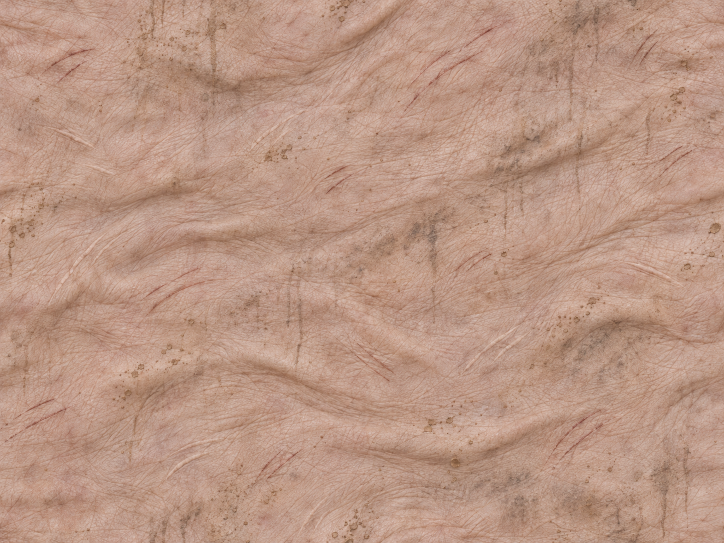
#> input picture assets-src/eye/drinker/hide-broad-take1.png, 1448 x 1086 px, found by its file name (shown at 1/2 size)
$ python build_folds.py
#> lines starting #> are read from the running program, lines starting #| are printed output that depends on the picture; long printed decimals are rounded
# The broad sheet of a drinker's hide: loose folds, scars, dirt, at about 2.2 m across the sheet. The generated picture is made to repeat
# (each edge is faded into the picture's own middle, shifted by half) and saved as a JPEG: the relief is read from its own tone in the shader.
# Run from the repo root: /home/user/pyenv/bin/python assets-src/eye/drinker/build_folds.py   (numpy, pillow)
import numpy as np
from PIL import Image

src = Image.open('assets-src/eye/drinker/hide-broad-take1.png').convert('RGB')
#> src is the input picture: PIL image 1448x1086 RGB; mean R, G, B 186.5, 150.4, 132.5
a = np.asarray(src).astype(np.float32) / 255.0
h, w, _ = a.shape
#> h = 1086; w = 1448
shifted = np.roll(np.roll(a, h // 2, axis=0), w // 2, axis=1)
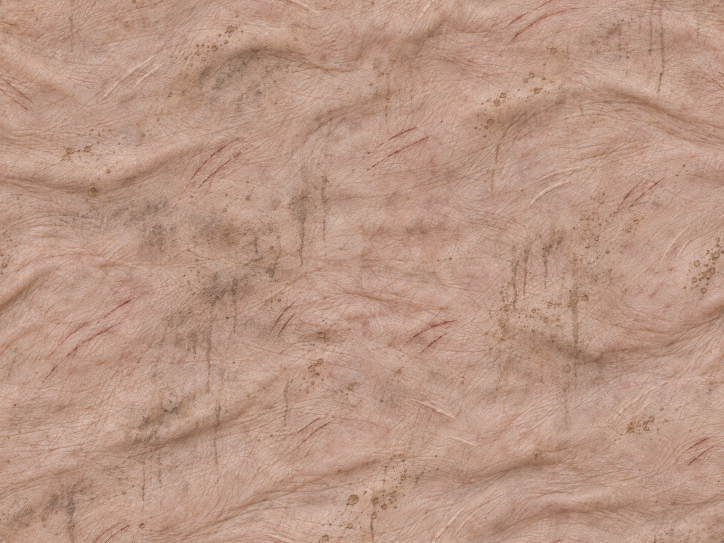
#> shifted: shape (1086, 1448, 3) float32 (shown at 1/2 size); mean R, G, B 0.73, 0.589, 0.519
def ramp(n):
#> called with n = 1086
    t = np.abs(np.linspace(-1, 1, n))
    t = np.clip((1 - t) / 0.3, 0, 1)
    return t * t * (3 - 2 * t)
mask = np.minimum(ramp(h)[:, None], ramp(w)[None, :])[..., None]
out = mask * a + (1 - mask) * shifted
lin = np.where(out <= 0.04045, out / 12.92, ((out + 0.055) / 1.055) ** 2.4)
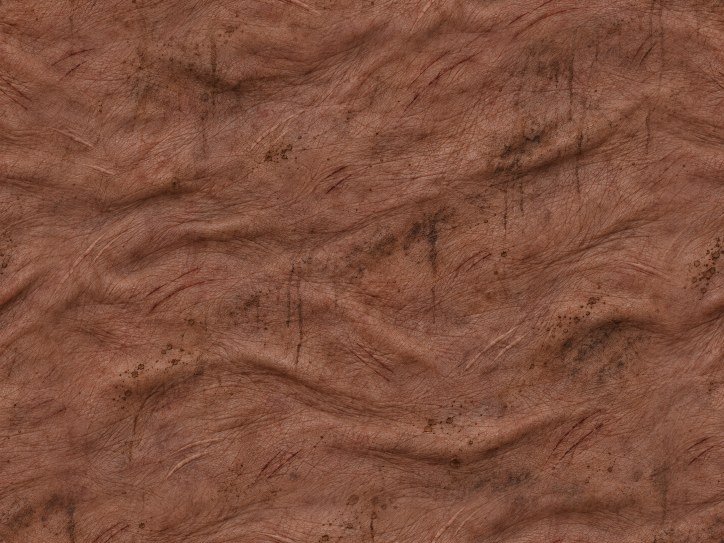
#> lin: shape (1086, 1448, 3) float64 (shown at 1/2 size); mean R, G, B 0.498, 0.312, 0.238
print('mean, linear:', [round(float(x), 4) for x in lin.reshape(-1, 3).mean(axis=0)])
#| mean, linear: [0.4982, 0.3117, 0.2376]
Image.fromarray((np.clip(out, 0, 1) * 255 + 0.5).astype(np.uint8)).save('public/assets/eye/drinker/folds.jpg', quality=90)

# The slope of the folds, baked: the sheet's tone taken as height (pale stands proud, dark lies in), smoothed, its broad drift (the dirt) taken
# off, and its slope along the sheet's two axes written to red and green, 0.5 for level. The shader reads the slope and never takes one across
# the screen.
from scipy.ndimage import gaussian_filter
luma = lin @ np.array([0.3, 0.5, 0.2], dtype=np.float32)
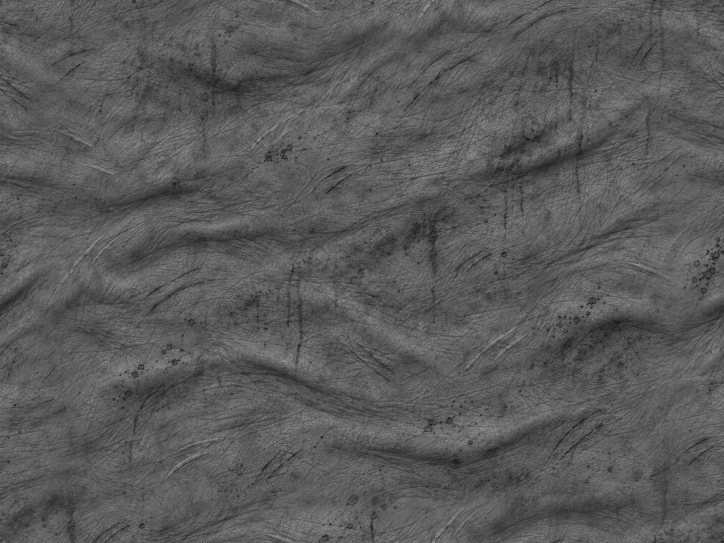
#> luma: shape (1086, 1448) float64 (shown at 1/2 size); min 0.0646, max 0.646, mean 0.353
form = luma / luma.mean()
small = np.asarray(Image.fromarray(form).resize((724, 543), Image.LANCZOS))
relief = gaussian_filter(small, 1.6, mode='wrap') - 0.7 * gaussian_filter(small, 24, mode='wrap')
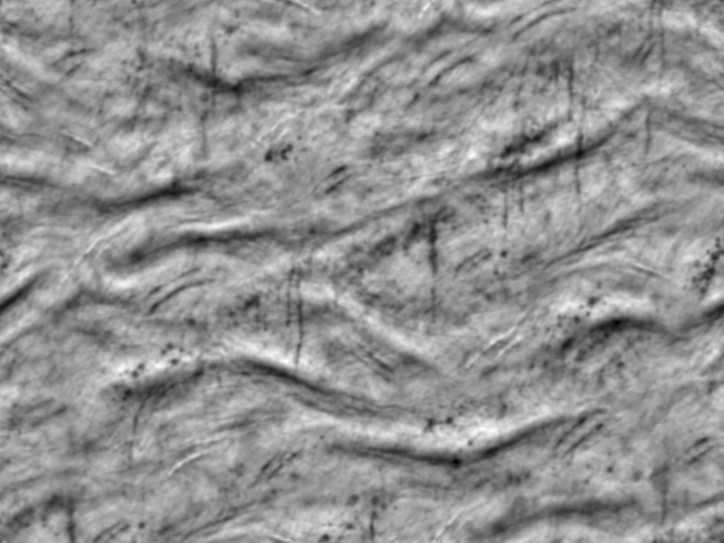
#> relief: shape (543, 724) float32; min -0.218, max 0.69, mean 0.3; drawn with min black and max white
gx = (np.roll(relief, -1, axis=1) - np.roll(relief, 1, axis=1)) / 2
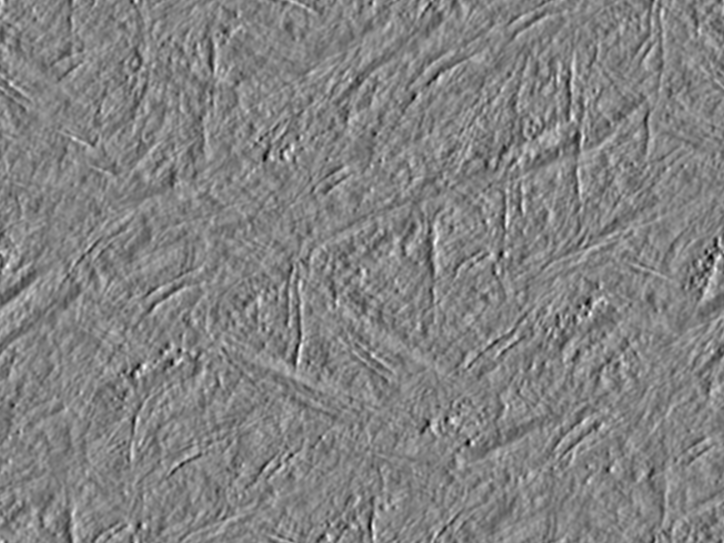
#> gx: shape (543, 724) float32; min -0.105, max 0.1, mean -3.03e-13; drawn with min black and max white
gy = (np.roll(relief, -1, axis=0) - np.roll(relief, 1, axis=0)) / 2
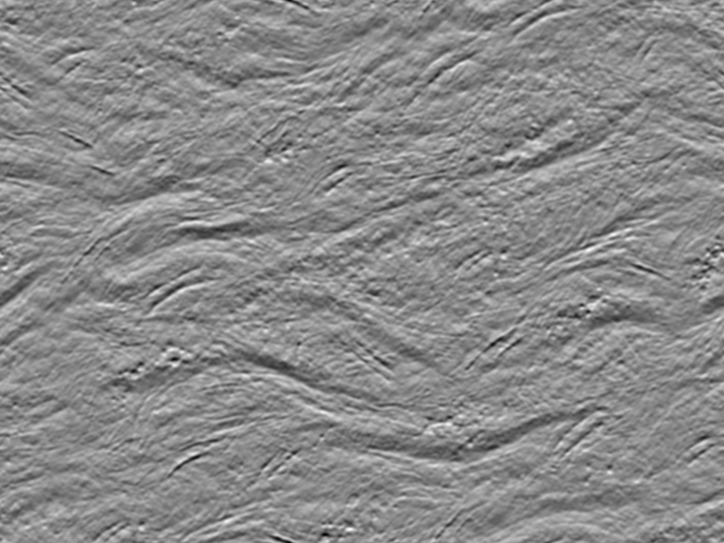
#> gy: shape (543, 724) float32; min -0.125, max 0.107, mean 7.28e-12; drawn with min black and max white
K = 6.0
print('slope a texel: 99th', float(np.percentile(np.abs(gx), 99)), float(np.percentile(np.abs(gy), 99)), 'clipped', float((np.abs(gx) * K > 0.5).mean()))
#| slope a texel: 99th 0.04968 0.05922 clipped 0.0003307
rg = np.stack([0.5 + K * gx, 0.5 + K * gy, np.full_like(gx, 0.5)], axis=-1)
Image.fromarray((np.clip(rg, 0, 1) * 255 + 0.5).astype(np.uint8)).save('public/assets/eye/drinker/folds-n.png', optimize=True)
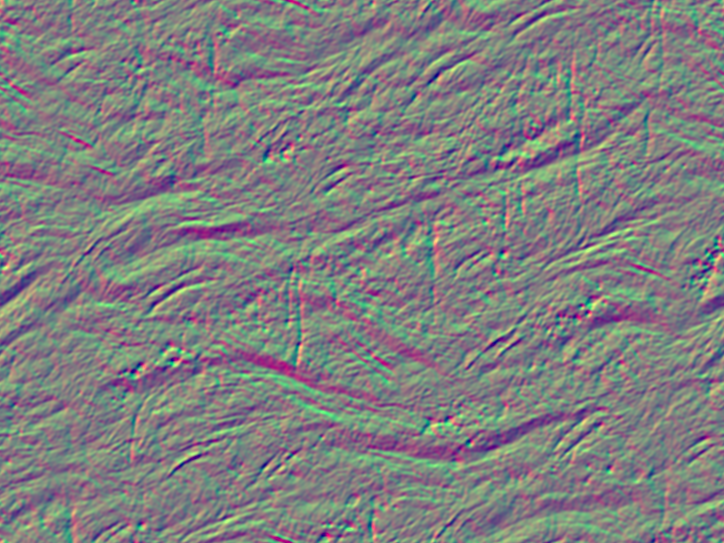
#> saved as folds-n.png: PIL image 724x543 RGB; mean R, G, B 127.5, 127.5, 128

$ run again, with assets-src/eye/drinker/hide-take1.png copied over assets-src/eye/drinker/hide-broad-take1.png
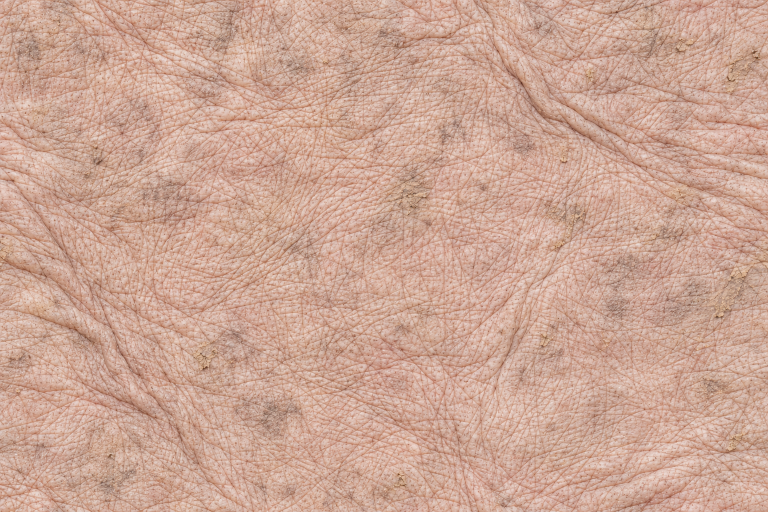
#> input picture assets-src/eye/drinker/hide-take1.png, 1536 x 1024 px, found by its file name (shown at 1/2 size)
#> src is the input picture: PIL image 1536x1024 RGB; mean R, G, B 204.3, 166.2, 149.6
#| mean, linear: [0.61, 0.3888, 0.3109]
#> `gy = (np.roll(relief, -1, axis=0) - np.roll(relief, 1, axis=0)) / 2`:
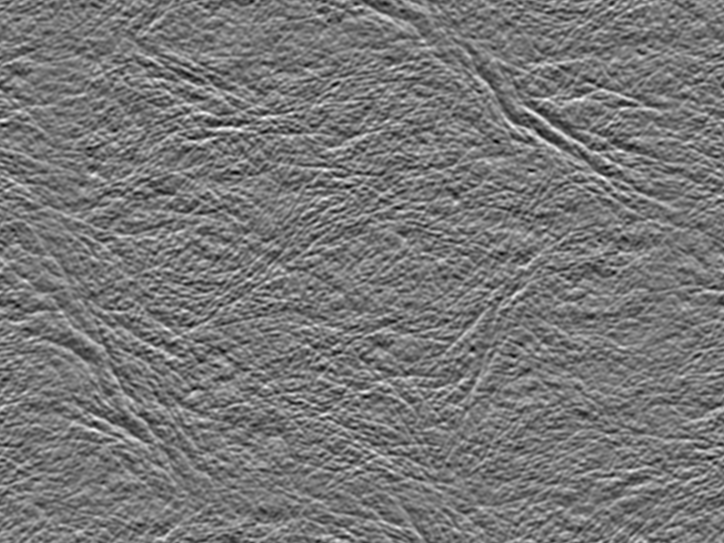
#> gy: shape (543, 724) float32; min -0.115, max 0.131, mean -2.3e-11; drawn with min black and max white
#| slope a texel: 99th 0.06461 0.07196 clipped 0.001119
#> `Image.fromarray((np.clip(rg, 0, 1) * 255 + 0.5).astype(np.uint8)).save..`:
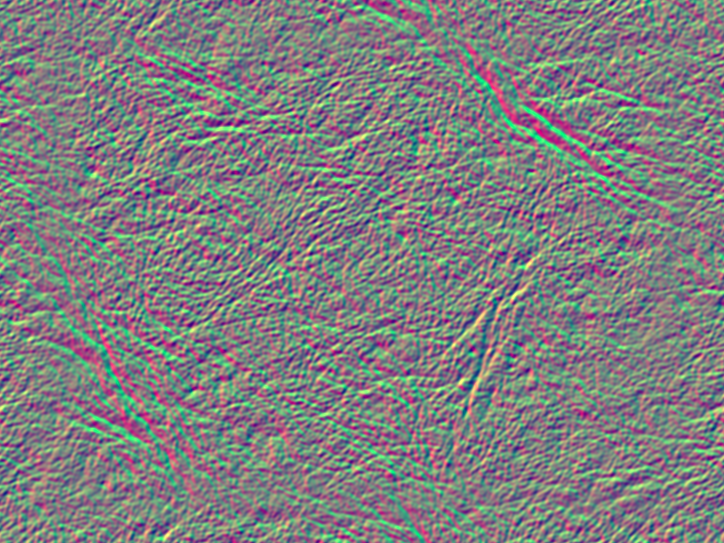
#> saved as folds-n.png: PIL image 724x543 RGB; mean R, G, B 127.5, 127.5, 128
